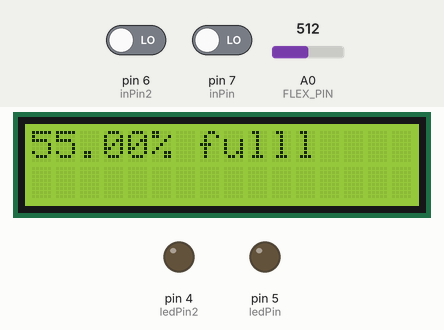
Bench run of a sketch on a simulated Arduino Uno, built with avr-gcc and run on an emulated ATmega328P. Parts: 16×2 character LCD, output pins drawn as LEDs (lit = HIGH). Dashed ring = blinking. The inputs (shaded band) are chosen by the test bench; at power-on: pin 6 (inPin2) LOW, pin 7 (inPin) LOW, A0 (FLEX_PIN) = 512. What the sketch prints to the serial monitor is not drawn.

Above: at 1.2 s.
1.3 s: pin 6 (inPin2) driven HIGH
At 2.2 s:
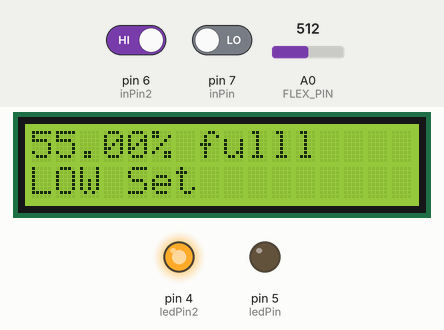
3.9 s: pin 7 (inPin) driven HIGH
At 5.2 s:
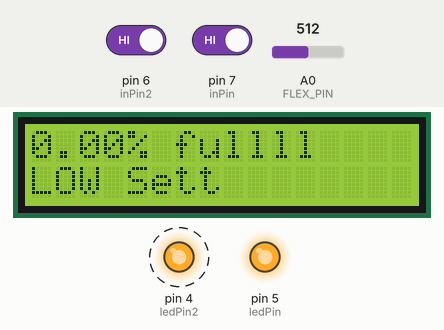
6.3 s: A0 (FLEX_PIN) set to 306
At 8.27 s:
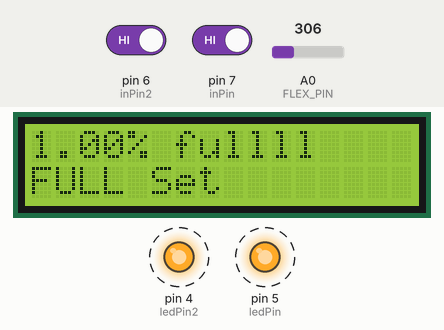
8.7 s: pin 6 (inPin2) driven LOW
11.8 s: A0 (FLEX_PIN) set to 122
At 13.8 s:
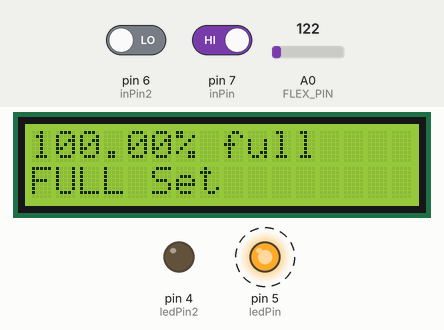
14.9 s: pin 6 (inPin2) driven HIGH
At 16.1 s:
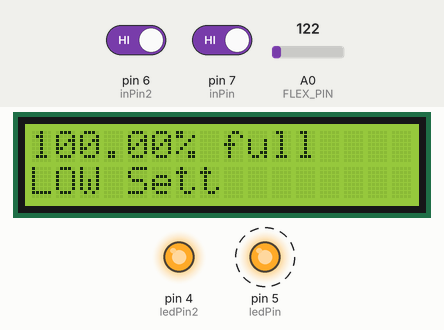
Timing chart, 0 to 18.9 s (numbered marks = the images above; inputs shaded):
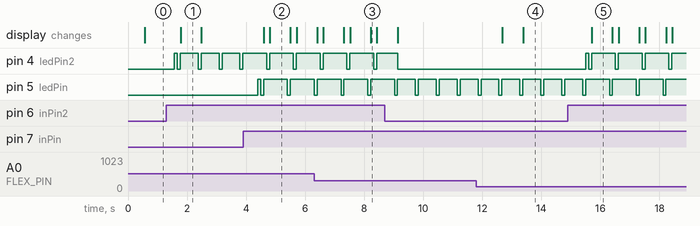

Measured:
- after the input at 1.3 s, pin 4 (ledPin2): LOW → HIGH after 0.27 s, then repeats every 0.71 s: LOW 0.10 s, HIGH 0.61 s; the display: changes after 0.48 s (image 1)
- after the input at 3.9 s, pin 4 (ledPin2): alternates HIGH for 0.81 s and LOW for 0.10 s, starting after 0.80 s; pin 5 (ledPin): goes HIGH 0.10 s, LOW 0.10 s, HIGH 0.81 s, LOW 0.10 s, then HIGH, starting after 0.50 s; the display: first changes after 0.70 s (image 2 shows a later state)
- after the input at 6.3 s, the display: first differs from a run without the input after 1.2 s (image 3 shows a later state)
- after the input at 11.8 s, the display: first changes after 0.87 s (image 4 shows a later state)
- after the input at 14.9 s, pin 4 (ledPin2): LOW → HIGH after 0.60 s, then repeats every 0.91 s: LOW 0.10 s, HIGH 0.81 s; pin 5 (ledPin): alternates HIGH for 0.81 s and LOW for 0.10 s, starting after 1.4 s; the display: changes after 0.81 s (image 5)
- what the display in image 1 shows lasts 0.7 s, from 1.8 s to 2.5 s

The sketch:

Smart_SCcale.ino
```cpp
/* Basic Digital Read
 * ------------------
 *
 * turns on and off a light emitting diode(LED) connected to digital
 * pin 13, when pressing a pushbutton attached to pin 7. It illustrates the
 * concept of Active-Low, which consists in connecting buttons using a
 * 1K to 10K pull-up resistor.
 *
 * Created 1 December 2005
 * copyleft 2005 DojoDave <http://www.0j0.org>
 * http://arduino.berlios.de
 *
 */


#include <LiquidCrystal.h>          //the liquid crystal libarry contains commands for printing to the display

LiquidCrystal lcd(13, 12, 11, 10, 9, 8);   // tell the RedBoard what pins are connected to the display

const int FLEX_PIN = A0; // Pin connected to voltage divider output
int ledPin = 5; // choose the pin for the LED
int ledPin2 = 4; // choose the pin for the LED
int inPin = 7;   // choose the input pin (for a pushbutton)
int inPin2 = 6;   // choose the input pin (for a pushbutton)
int val = 0;     // variable for reading the pin status
int val2 = 0;     // variable for reading the pin status

float full=800;
float low=150;
float percent=256;


void setup() {

  lcd.begin(16, 2);                 //tell the lcd library that we are using a display that is 16 characters wide and 2 characters high
  lcd.clear();                      //clear the display


  pinMode(ledPin, OUTPUT);  // declare LED as output
  pinMode(inPin, INPUT);    // declare pushbutton as input
  pinMode(ledPin2, OUTPUT);  // declare LED2 as output
  pinMode(inPin2, INPUT);    // declare pushbutton2 as input
  Serial.begin(9600);
  pinMode(FLEX_PIN, INPUT);
}

void loop(){


  lcd.setCursor(0,0);               //set the cursor to the 0,0 position (top left corner)
  lcd.print(String(percent) + "% full\0");       //print hello, world! starting at that position


  // Read the ADC, and calculate voltage and resistance from it
  int current = analogRead(FLEX_PIN);
//  float current = flexADC * VCC / 1023.0;

  float  percent_new = map(current, low, full,0, 100.0);

  if (abs(percent_new-percent)>3){
    percent=percent_new;
  }

  if(percent<0){
    percent=0.0;
  }
  if(percent>100){
    percent=100.0;
  }


  Serial.println(String(full) + " full");
  Serial.println(String(current) + " current");
  Serial.println(String(percent) + "%full");
  Serial.println("          ");
  Serial.println("          ");

  delay(500);
  val = digitalRead(inPin);  // read input value
  val2 = digitalRead(inPin2);  // read input value


  if (val == HIGH) {         // check if the input is HIGH (button released)
    digitalWrite(ledPin, HIGH);  // turn LED ON
    delay(100);
    digitalWrite(ledPin, LOW);  // turn LED ON
    delay(100);
    digitalWrite(ledPin, HIGH);  // turn LED ON

    full=current;
    percent=percent_new;

    Serial.println("Full Item");
    lcd.setCursor(0,1);               //mvoe the cursor to the first space of the bottom row
    lcd.print("FULL Set");

  } else {
    digitalWrite(ledPin, LOW);  // turn LED OFF

  }


  if (val2 == HIGH) {         // check if the input is HIGH (button released)
    digitalWrite(ledPin2, HIGH);  // turn LED ON
    delay(100);
    digitalWrite(ledPin2, LOW);  // turn LED ON
    delay(100);
    digitalWrite(ledPin2, HIGH);  // turn LED ON

    low=current;
    percent=percent_new;

    Serial.println("LOW Set");
    lcd.setCursor(0,1);               //mvoe the cursor to the first space of the bottom row
    lcd.print("LOW Set");


  } else {
    digitalWrite(ledPin2, LOW);  // turn LED OFF
  }


}
```
